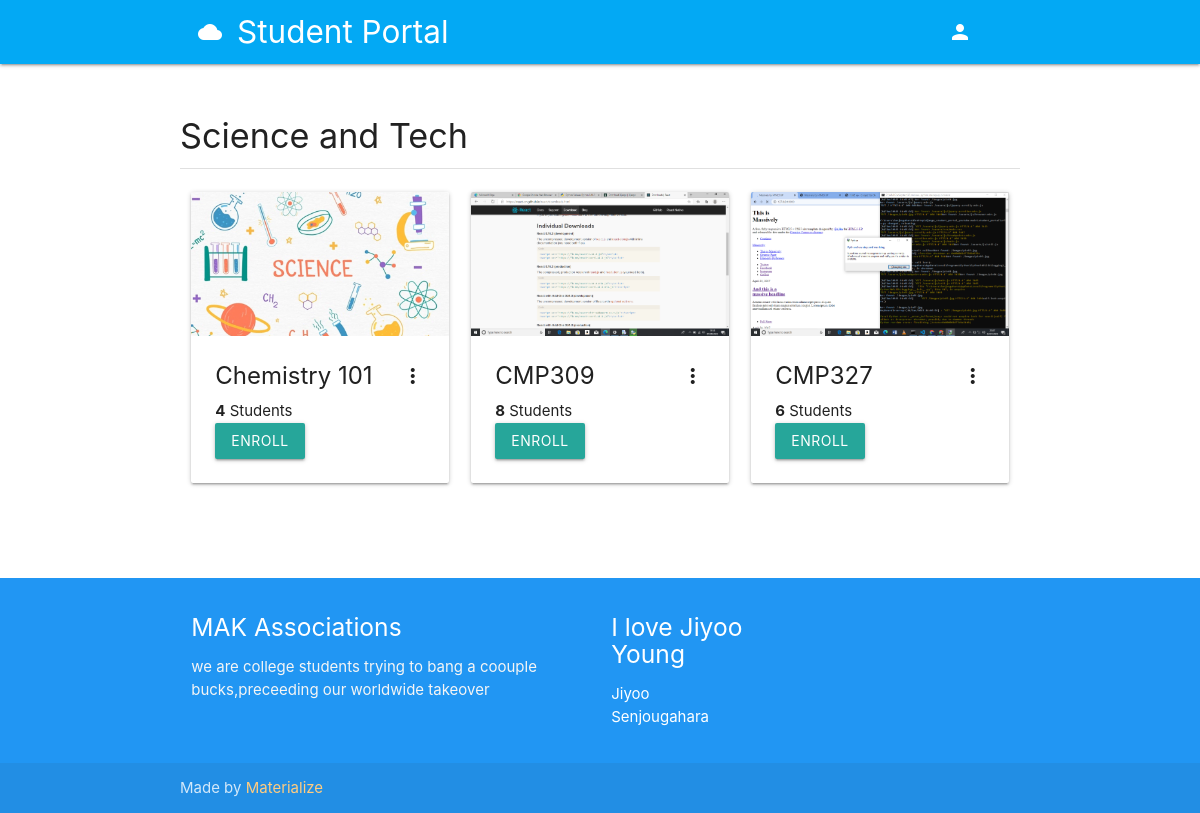
The app's page /course/categories/science with its own data.
### classroom/models.py (models this page shows, shortened)
class Category(models.Model):
	title = models.CharField(max_length=100, verbose_name='Title')
	icon = models.CharField(max_length=100, verbose_name='Icon', default='article')
	slug = models.SlugField(unique=True)

class Course(models.Model):
	id = models.UUIDField(primary_key=True, default=uuid.uuid4, editable=False)
	picture = models.ImageField(upload_to=user_directory_path)
	title = models.CharField(max_length=200)
	description = models.CharField(max_length=300)
	category = models.ForeignKey(Category, on_delete=models.CASCADE)
	syllabus = RichTextField()
	user = models.ForeignKey(User, on_delete=models.CASCADE, related_name='course_owner')
	enrolled = models.ManyToManyField(User)
	modules = models.ManyToManyField(Module)
	questions = models.ManyToManyField(Question)

### classroom/views.py (the view)
# urls.py: path('categories/<category_slug>', CategoryCourses, name='category-courses'),
def CategoryCourses(request, category_slug):
	category = get_object_or_404(Category, slug=category_slug)
	courses = Course.objects.filter(category=category)
	context = {
		'category': category,
		'courses': courses,
	}
	return render(request, 'classroom/categorycourses.html', context)

### authy/views.py (called while the page is built)
def SideNavInfo(request):
	user = request.user
	nav_profile = None
	if user.is_authenticated:
		nav_profile = Profile.objects.get(user=user)
	return {'nav_profile': nav_profile}

### direct/views.py (called while the page is built)
def CheckDirects(request):
    directs_count = 0
    if request.user.is_authenticated:
        directs_count = Message.objects.filter(user=request.user, is_read=False).count()
    return {'directs_count': directs_count}

### student_portal/templates/classroom/categorycourses.html (shortened to what this page needs)
{% extends 'base.html' %}
{% load static %}
{% block content %}
<div class="section">
	<h4>{{ category.title }}</h4>
	<div class="divider"></div>
</div>
<div class="row">
{% for course in courses %}
<div class="col s12 m4">
  <div class="card">
    <div class="card-image waves-effect waves-block waves-light">
      <img class="activator" src="{{ course.picture.url }}">
    </div>
    <div class="card-content">
      <span class="card-title activator grey-text text-darken-4"><b>{{ course.title }}</b><i class="material-icons right">more_vert</i></span>
      <p class="title"><b>{{ course.enrolled.count }}</b> Students</p>
      <a href="{% url 'enroll' course.id %}" class="btn">Enroll</a>
    </div>
  </div>
</div>
{% endfor %}
</div>
{% endblock %}

### records on screen
Category: title "Science and Tech"
Course: picture (picture), title "Chemistry 101", enrolled.count "4"
Course: picture (picture), title "CMP309", enrolled.count "8"
Course: picture (picture), title "CMP327", enrolled.count "6"
